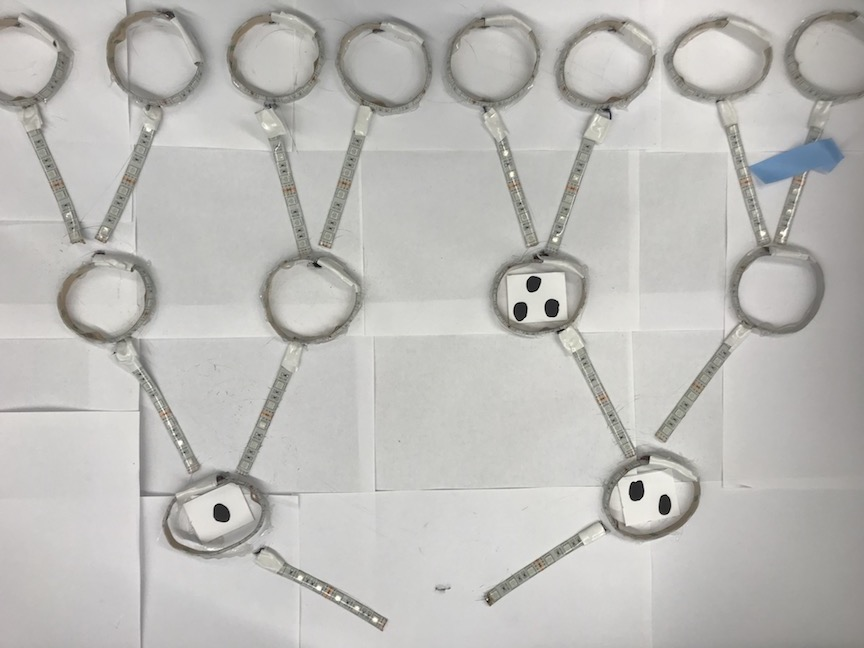
#> input picture IMG_0160.JPG, 864 x 648 px
$ python featureImgDetection.py
#> lines starting #> are read from the running program, lines starting #| are printed output that depends on the picture; after the words box and inside, x2 and y2 are one past the last pixel; in counts of white or black regions, pixels touching at a corner belong together
import numpy as np
import cv2

W = 500.0
Y_CUTOFF1 = 420
Y_CUTOFF2 = 300
Y_CUTOFF3 = 150
X_CUTOFF1 = 115
X_CUTOFF2 = 250
X_CUTOFF3 = 375

def findNumDots(img):
	lower = np.array([0, 0, 0])
	upper = np.array([15, 15, 15])
	shapeMask = cv2.inRange(img, lower, upper)
	cv2.imshow("Mask", shapeMask)
	cv2.waitKey(0)

	# find the contours in the mask
	cnts = cv2.findContours(shapeMask.copy(), cv2.RETR_EXTERNAL, cv2.CHAIN_APPROX_SIMPLE)
	# [5 lines of commented-out code are left out]
	return len(cnts)

def determineList():
	l = []
	oriimg = cv2.imread("IMG_0160.JPG",cv2.IMREAD_COLOR)
#> oriimg is the input picture: shape (648, 864, 3); mean B, G, R 183.7, 186.9, 187.9
	height, width, depth = oriimg.shape
#> height = 648; width = 864; depth = 3
	imgScale = W / width
#> imgScale = 0.579
	newX,newY = oriimg.shape[1]*imgScale, oriimg.shape[0]*imgScale
#> newX = 500; newY = 375
	image = cv2.resize(oriimg,(int(newX),int(newY)))
	findNumDots(image)
#> in findNumDots, `shapeMask = cv2.inRange(img, lower, upper)`:
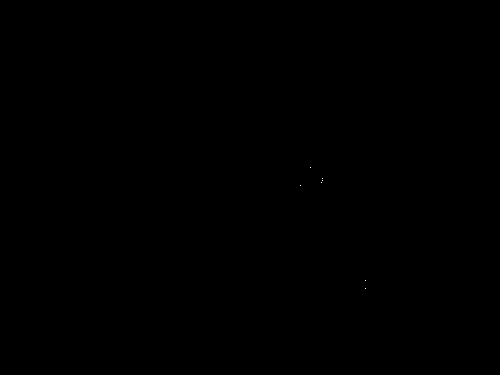
#> shapeMask: shape (375, 500); 0% white in thin lines or dots, all inside (x1, y1, x2, y2) = (300, 167, 366, 289)
#> in findNumDots, `cnts = cv2.findContours(shapeMask.copy(), cv2.RETR_EXTERNAL, cv2.CHAIN..`: cnts = 7 contours, all with area under 20
	crop1 = image[X_CUTOFF1:X_CUTOFF2, Y_CUTOFF1:500]
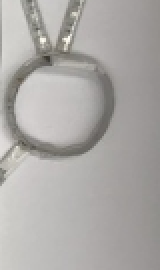
#> crop1: shape (135, 80, 3) (shown 2 times larger); mean B, G, R 166.5, 169, 171.7
	x = findNumDots(crop1)
#> in findNumDots (call 2), `shapeMask = cv2.inRange(img, lower, upper)`: shapeMask: shape (135, 80); every value is 0
#> in findNumDots (call 2), `cnts = cv2.findContours(shapeMask.copy(), cv2.RETR_EXTERNAL, cv2.CHAIN..`: cnts = 0 contours
#> x = 2
	if(x==0):
		l.append(None)
	else:
		l.append(x-1)
	cv2.imshow("cropped", crop1)
	cv2.waitKey(0)
	crop2 = image[0:X_CUTOFF2, Y_CUTOFF2:Y_CUTOFF1]
	x = findNumDots(crop2)
#> in findNumDots (call 3), `shapeMask = cv2.inRange(img, lower, upper)`:
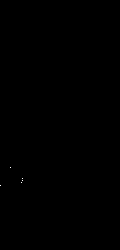
#> shapeMask: shape (250, 120); 0.02% white in thin lines or dots, all inside (x1, y1, x2, y2) = (0, 167, 23, 186)
#> in findNumDots (call 3), `cnts = cv2.findContours(shapeMask.copy(), cv2.RETR_EXTERNAL, cv2.CHAIN..`: cnts = 5 contours, all with area under 20
	if(x==0):
		l.append(None)
	else:
		l.append(x-1)
	crop3 = image[X_CUTOFF2:500, Y_CUTOFF2:Y_CUTOFF1]
	x = findNumDots(crop3)
#> in findNumDots (call 4), `shapeMask = cv2.inRange(img, lower, upper)`:
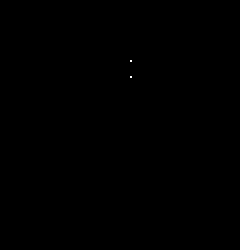
#> shapeMask: shape (125, 120) (shown 2 times larger); 0.01% white in thin lines or dots, all inside (x1, y1, x2, y2) = (65, 30, 66, 39)
#> in findNumDots (call 4), `cnts = cv2.findContours(shapeMask.copy(), cv2.RETR_EXTERNAL, cv2.CHAIN..`: cnts = 2 contours, all with area under 20
	if(x==0):
		l.append(None)
	else:
		l.append(x-1)
	crop4 = image[0:X_CUTOFF1, Y_CUTOFF3:Y_CUTOFF2]
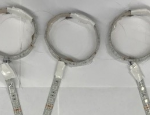
#> crop4: shape (115, 150, 3); mean B, G, R 170.1, 174, 174.2
	x = findNumDots(crop4)
#> in findNumDots (call 5), `shapeMask = cv2.inRange(img, lower, upper)`: shapeMask: shape (115, 150); every value is 0
#> in findNumDots (call 5), `cnts = cv2.findContours(shapeMask.copy(), cv2.RETR_EXTERNAL, cv2.CHAIN..`: cnts = 0 contours
	if(x==0):
		l.append(None)
	else:
		l.append(x-1)
	crop5 = image[X_CUTOFF1:X_CUTOFF2, Y_CUTOFF3:Y_CUTOFF2]
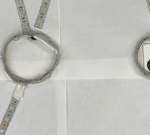
#> crop5: shape (135, 150, 3); mean B, G, R 186.6, 191.5, 191
	x = findNumDots(crop5)
#> in findNumDots (call 6), `shapeMask = cv2.inRange(img, lower, upper)`: shapeMask: shape (135, 150); every value is 0
	if(x==0):
		l.append(None)
	else:
		l.append(x-1)
	crop6 = image[X_CUTOFF2:X_CUTOFF3, Y_CUTOFF3:Y_CUTOFF2]
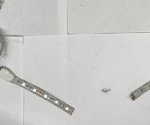
#> crop6: shape (125, 150, 3); mean B, G, R 199.1, 201.5, 201.6
	x = findNumDots(crop6)
#> in findNumDots (call 7), `shapeMask = cv2.inRange(img, lower, upper)`: shapeMask: shape (125, 150); every value is 0
	if(x==0):
		l.append(None)
	else:
		l.append(x-1)
	crop7 = image[X_CUTOFF2:500, Y_CUTOFF3:Y_CUTOFF2]
	x = findNumDots(crop7)
	if(x==0):
		l.append(None)
	else:
		l.append(x-1)
	return l

print(determineList())

$ run again, with IMG_0152.JPG copied over IMG_0160.JPG
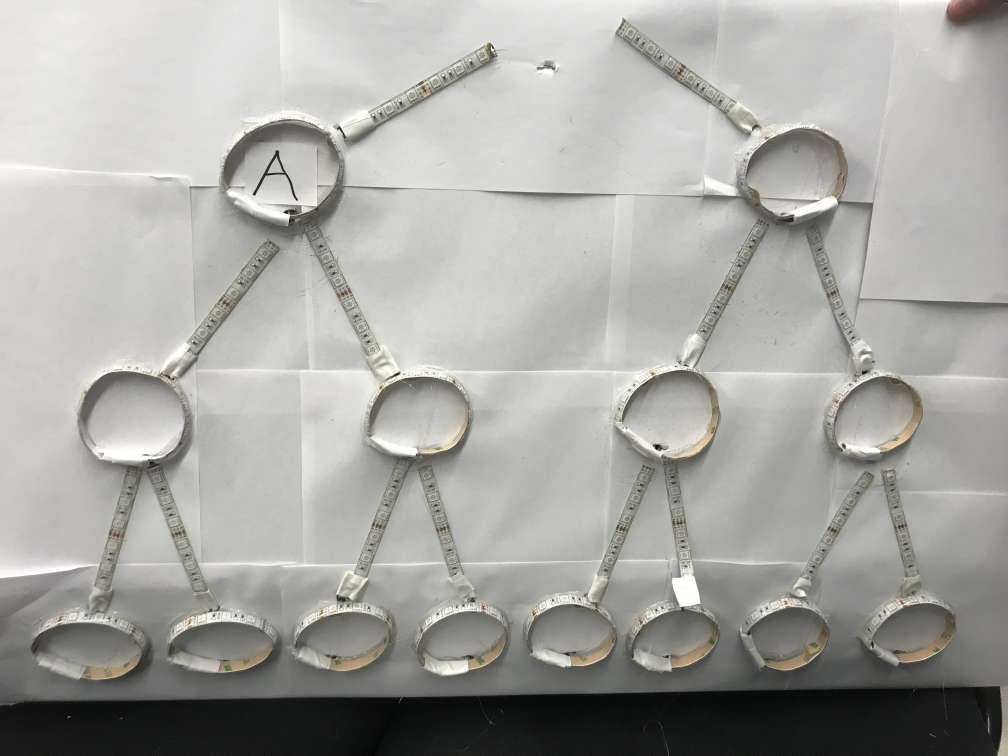
#> input picture IMG_0152.JPG, 4032 x 3024 px (shown at 1/4 size)
#> in determineList, oriimg is the input picture: shape (3024, 4032, 3); mean B, G, R 162.6, 166.9, 167
#> in findNumDots, `shapeMask = cv2.inRange(img, lower, upper)`:
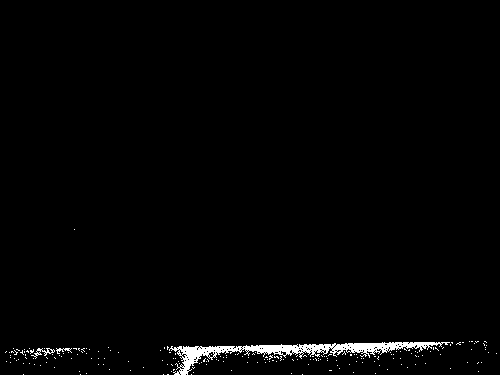
#> shapeMask: shape (375, 500); 1.5% white; 206 white regions (203 under 20 px)
#> cnts = 205 contours, 203 with area under 20; largest, box (x1, y1, x2, y2) and area: (169, 342, 450, 375) 2041, (31, 348, 55, 359) 54
#> shapeMask: shape (135, 80); every value is 0
#> cnts = 0 contours
#> x = 2
#> shapeMask: shape (250, 120); every value is 0
#> shapeMask: shape (125, 120); 6.9% white; 56 white regions (55 under 20 px)
#> cnts = 56 contours, 55 with area under 20; largest, box (x1, y1, x2, y2) and area: (0, 92, 120, 109) 860
#> shapeMask: shape (115, 150); every value is 0
#> cnts = 0 contours
#> shapeMask: shape (135, 150); every value is 0
#> in findNumDots (call 7), `shapeMask = cv2.inRange(img, lower, upper)`:
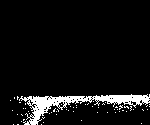
#> shapeMask: shape (125, 150); 6.8% white; 61 white regions (60 under 20 px), largest, box (x1, y1, x2, y2) and area: (19, 94, 150, 125) 1174

$ run again, with A.JPG copied over IMG_0160.JPG
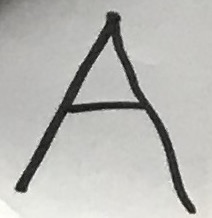
#> input picture A.JPG, 212 x 218 px
#> in determineList, oriimg is the input picture: shape (218, 212, 3); mean B, G, R 180.4, 184, 184.1
#> shapeMask: shape (514, 500); 0% white in thin lines or dots, all inside (x1, y1, x2, y2) = (180, 180, 181, 181)
#> cnts = 1 contour, all with area under 20
#> shapeMask: shape (135, 80); every value is 0
#> cnts = 0 contours
#> x = 2
#> shapeMask: shape (250, 120); every value is 0
#> shapeMask: shape (115, 150); every value is 0
#> shapeMask: shape (135, 150); 0% white in thin lines or dots, all inside (x1, y1, x2, y2) = (30, 65, 31, 66)
#> cnts = 1 contour, all with area under 20
#> in determineList, `crop6 = image[X_CUTOFF2:X_CUTOFF3, Y_CUTOFF3:Y_CUTOFF2]`:
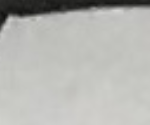
#> crop6: shape (125, 150, 3); mean B, G, R 177.7, 181.7, 181.2
#> shapeMask: shape (125, 150); every value is 0
